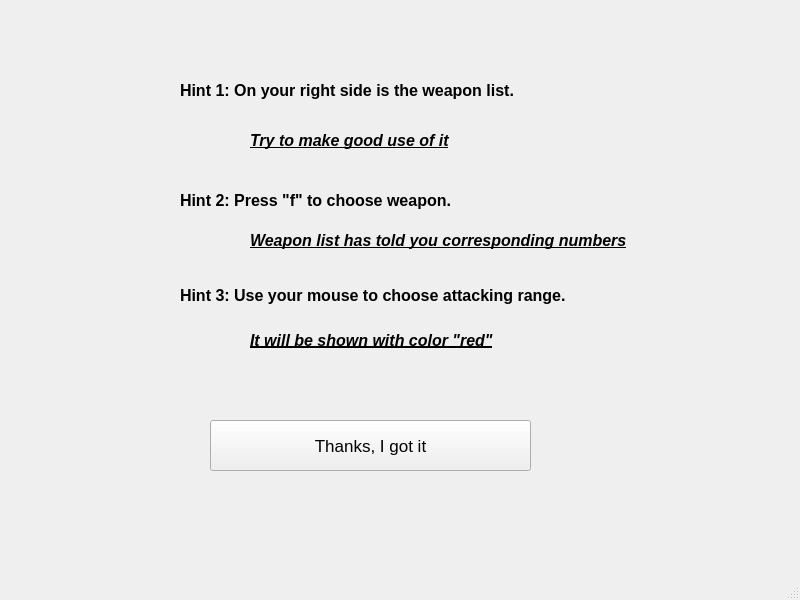
<?xml version="1.0" encoding="UTF-8"?>
<ui version="4.0">
 <class>Hint</class>
 <widget class="QMainWindow" name="Hint">
  <property name="geometry">
   <rect>
    <x>0</x>
    <y>0</y>
    <width>800</width>
    <height>600</height>
   </rect>
  </property>
  <property name="windowTitle">
   <string>Hints</string>
  </property>
  <property name="styleSheet">
   <string notr="true">#Hints{border-image: url(:/new/prefix1/image4.png);}</string>
  </property>
  <widget class="QWidget" name="centralwidget">
   <widget class="QLabel" name="label">
    <property name="geometry">
     <rect>
      <x>180</x>
      <y>60</y>
      <width>461</width>
      <height>61</height>
     </rect>
    </property>
    <property name="font">
     <font>
      <pointsize>12</pointsize>
      <italic>false</italic>
      <bold>true</bold>
     </font>
    </property>
    <property name="text">
     <string>Hint 1: On your right side is the weapon list.</string>
    </property>
   </widget>
   <widget class="QLabel" name="label_2">
    <property name="geometry">
     <rect>
      <x>180</x>
      <y>190</y>
      <width>371</width>
      <height>20</height>
     </rect>
    </property>
    <property name="font">
     <font>
      <pointsize>12</pointsize>
      <italic>false</italic>
      <bold>true</bold>
     </font>
    </property>
    <property name="text">
     <string>Hint 2: Press &quot;f&quot; to choose weapon.</string>
    </property>
   </widget>
   <widget class="QLabel" name="label_3">
    <property name="geometry">
     <rect>
      <x>250</x>
      <y>120</y>
      <width>281</width>
      <height>41</height>
     </rect>
    </property>
    <property name="font">
     <font>
      <pointsize>12</pointsize>
      <italic>true</italic>
      <bold>true</bold>
      <underline>true</underline>
     </font>
    </property>
    <property name="text">
     <string>Try to make good use of it</string>
    </property>
   </widget>
   <widget class="QLabel" name="label_4">
    <property name="geometry">
     <rect>
      <x>250</x>
      <y>220</y>
      <width>511</width>
      <height>41</height>
     </rect>
    </property>
    <property name="font">
     <font>
      <pointsize>12</pointsize>
      <italic>true</italic>
      <bold>true</bold>
      <underline>true</underline>
     </font>
    </property>
    <property name="text">
     <string>Weapon list has told you corresponding numbers</string>
    </property>
   </widget>
   <widget class="QLabel" name="label_5">
    <property name="geometry">
     <rect>
      <x>180</x>
      <y>280</y>
      <width>531</width>
      <height>31</height>
     </rect>
    </property>
    <property name="font">
     <font>
      <pointsize>12</pointsize>
      <italic>false</italic>
      <bold>true</bold>
      <underline>false</underline>
     </font>
    </property>
    <property name="text">
     <string>Hint 3: Use your mouse to choose attacking range.</string>
    </property>
   </widget>
   <widget class="QLabel" name="label_6">
    <property name="geometry">
     <rect>
      <x>250</x>
      <y>330</y>
      <width>331</width>
      <height>20</height>
     </rect>
    </property>
    <property name="font">
     <font>
      <pointsize>12</pointsize>
      <italic>true</italic>
      <bold>true</bold>
      <underline>true</underline>
      <strikeout>false</strikeout>
     </font>
    </property>
    <property name="text">
     <string>It will be shown with color &quot;red&quot;</string>
    </property>
   </widget>
   <widget class="QPushButton" name="pushButton">
    <property name="geometry">
     <rect>
      <x>210</x>
      <y>420</y>
      <width>321</width>
      <height>51</height>
     </rect>
    </property>
    <property name="font">
     <font>
      <pointsize>13</pointsize>
     </font>
    </property>
    <property name="styleSheet">
     <string notr="true">#QPushButton{border-color: qradialgradient(spread:pad, cx:0.5, cy:0.5, radius:0.5, fx:0.5, fy:0.5, stop:0 rgba(0, 0, 0, 0), stop:0.52 rgba(0, 0, 0, 0), stop:0.565 rgba(82, 121, 76, 33), stop:0.65 rgba(159, 235, 148, 64), stop:0.721925 rgba(255, 238, 150, 129), stop:0.77 rgba(255, 128, 128, 204), stop:0.89 rgba(191, 128, 255, 64), stop:1 rgba(0, 0, 0, 0));}
#Hint{border-image: url(:/new/prefix1/question.png);}</string>
    </property>
    <property name="text">
     <string>Thanks, I got it</string>
    </property>
   </widget>
  </widget>
  <widget class="QMenuBar" name="menubar">
   <property name="geometry">
    <rect>
     <x>0</x>
     <y>0</y>
     <width>800</width>
     <height>26</height>
    </rect>
   </property>
  </widget>
  <widget class="QStatusBar" name="statusbar"/>
 </widget>
 <resources/>
 <connections/>
</ui>
